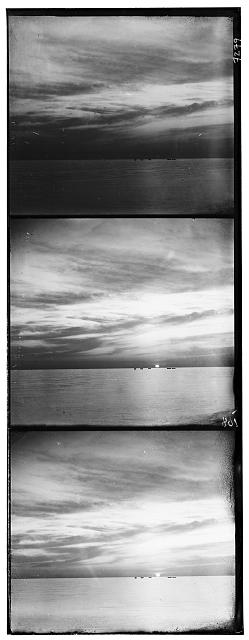
#> input picture image_processing/lab_1/1.jpg, 249 x 640 px, given in place of tiger-low-contrast.png, which was not available
$ jupyter execute --allow-errors lab_2.ipynb   (shell and % lines are left out)   (text cells are left out)
#> lines starting #> are read from the running program, lines starting #| are printed output that depends on the picture; pictures that were not available may be replaced by others from this repository, and a replacement may not be noted
[cell 1]

from skimage.io import imread, imshow, imsave
import numpy as np
import matplotlib.pyplot as plt

[cell 2]
img = imread('tiger-low-contrast.png')
#> img is the input picture: shape (640, 249); min 0, max 255, mean 143.6
imshow(img)

[cell 3]
plt.hist(img.ravel(), bins=np.arange(1, 257))
plt.show()
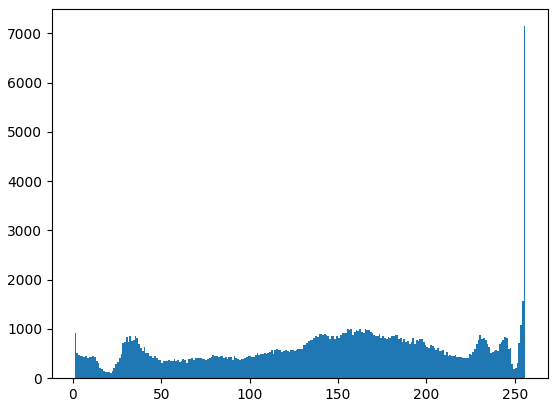
#> figure drawn by matplotlib, 1 panel; tallest bar 7147 high, from x = 255 to 256

[cell 4]
min = img.min()
#> min = 0
max = img.max()
#> max = 255
min, max
#> Out = (0, 255)

[cell 5]
def linear_correction(img, min, max):
#> called with min = 0, max = 255
    coef = 255 / (max - min)
#> coef = 1
    out_img = (img - min) * coef
    return out_img

[cell 6]
out_img = linear_correction(img, min, max).astype('uint8')
plt.hist(out_img.ravel(), bins=np.arange(1, 257))
plt.show()

[cell 7]
imshow(out_img)

[cell 8]
check_img = imread('tiger-high-contrast.png')
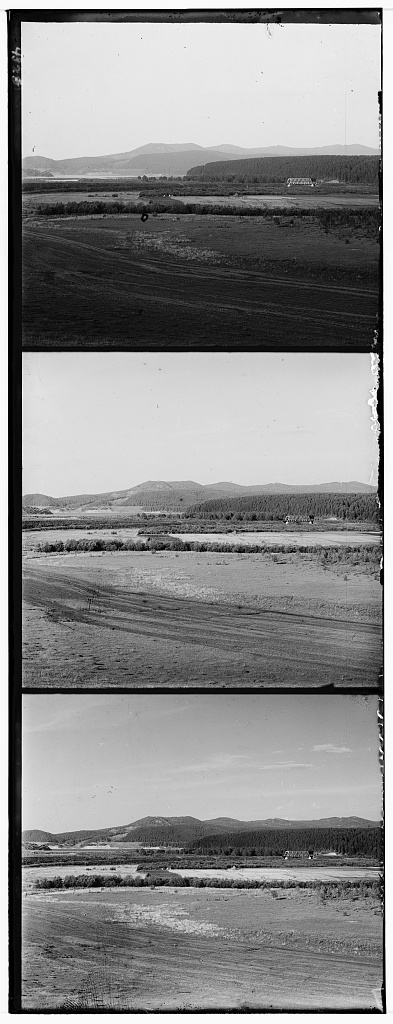
#> input picture image_processing/lab_1/2.jpg, 393 x 1024 px, given in place of tiger-high-contrast.png, which was not available
#> check_img is the input picture: shape (1024, 393); min 0, max 255, mean 139.8
np.array_equal(out_img, check_img)
#> Out = False

[cell 9]
imshow(img)

[cell 10]
hist, bin_edges = np.histogram(img.ravel(), bins=np.arange(1, 257))
#> hist = 255 values, max 7147 at index 254, min 109 at index 20, mean 616.9; bin_edges = 256 values from 1 to 256
hist.shape, bin_edges.shape
#> Out = ((255,), (256,))

[cell 11]
img_1darray = img.ravel()
len = img_1darray.shape[0]
#> len = 159360
k = round(0.05 * len)
#> k = 7968
print(f'Length = {len}, k (5% of length) = {k}')
#| Length = 159360, k (5% of length) = 7968

[cell 12]
cut_min = bin_edges[:-1][np.cumsum(hist) > k][0]
#> cut_min = 24
cut_max = bin_edges[:-1][::-1][np.cumsum(hist[::-1]) > k][0]
#> cut_max = 254
cut_min, cut_max
#> Out = (24, 254)

[cell 13]
def cut_min_max(img, procent):
#> called with procent = 5
    img_1darray = img.ravel()
    hist, bin_edges = np.histogram(img_1darray, bins=np.arange(1, 257))
#> bin_edges = 256 values from 1 to 256
    k = round(procent / 100 * img_1darray.shape[0])
#> k = 7968
    cut_min = bin_edges[:-1][np.cumsum(hist) > k][0]
#> cut_min = 24
    cut_max = bin_edges[:-1][::-1][np.cumsum(hist[::-1]) > k][0]
#> cut_max = 254
    return cut_min, cut_max

[cell 14]
cut_min_max(img, 5)
#> Out = (24, 254)

[cell 15]
from numpy import histogram
from skimage.io import imread

[cell 16]
def find(values, k, first, second, step):
    for i in range(first, second, step):
        if values[i] - k > 0:
            return i
        else:
            k -= values[i]

[cell 17]
k = round(img.size * 0.05)
values, bin_edges = histogram(img, range(257))
#> values = 256 values, max 7147 at index 255, min 109 at index 21, mean 622.5; bin_edges = 257 values from 0 to 256

[cell 18]

newmin = find(values, k, img.min(), img.max(), 1)
#> the loop in find, `for i in range(first, second, step):` made 14 passes
#> k on passes 1 to 12: 5905, 4995, 4481, 4005, 3555, 3098, 2673, 2214, 1809, 1377, 943, 488
#> after the loop in find, `for i in range(first, second, step):`: k = 66
#> newmin = 13
newmax = find(values, k, img.max(), img.min(), -1)
#> the loop in find, `for i in range(first, second, step):` made 2 passes
#> k on pass 1: 821
#> after the loop in find, `for i in range(first, second, step):`: k = 821
#> newmax = 254
print(newmin, newmax)
#| 13 254

[cell 19]
cut_min, cut_max
#> Out = (24, 254)

[cell 20]
float_img = img.astype('float')
out_img = np.clip(linear_correction(float_img, cut_min, cut_max), 0, 255).astype('uint8')
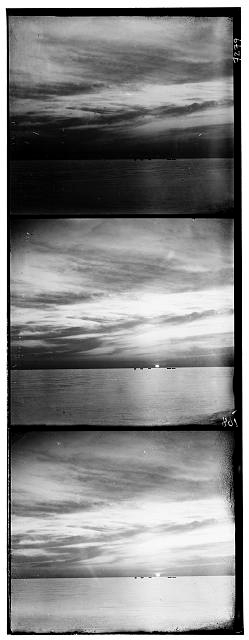
#> out_img: shape (640, 249); min 0, max 255, mean 133.2
imshow(out_img)

[cell 21]
np.array_equal(out_img, imread('tiger-stable-contrast.png'))
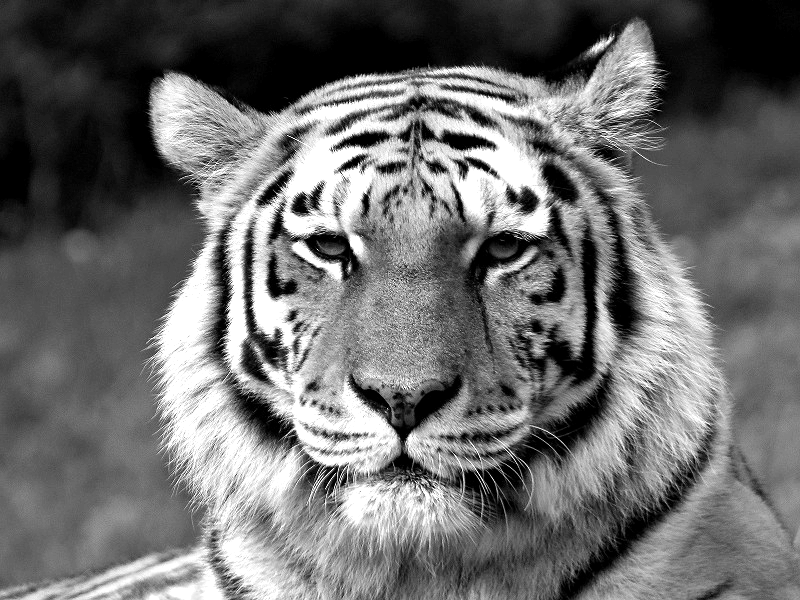
#> input picture image_processing/lab_2/tiger-stable-contrast.png, 800 x 600 px
#> Out = False

[cell 22]
from skimage import img_as_float, img_as_ubyte

[cell 23]
img_color = imread('tiger-color.png')
img_color_float = img_as_float(img_color)
img_color_float

[cell 24]
imshow('tiger-color.png')

#> (a cell that did not finish here is left out)

#> (a cell that did not finish here is left out)

#> (a cell that did not finish here is left out)

[cell 28]
plt.hist(img_1darray, bins=bin_edges)
#> figure, not shown here; tallest bar 7147 high, from x = 255 to 256

[cell 29]
k = round(5 / 100 * img_1darray.shape[0])
#> (the rest of this cell did not finish here and is left out)

[cell 30]
coef = 1 / (cut_max - cut_min)
#> coef = 0.00435
#> (the rest of this cell did not finish here and is left out)
